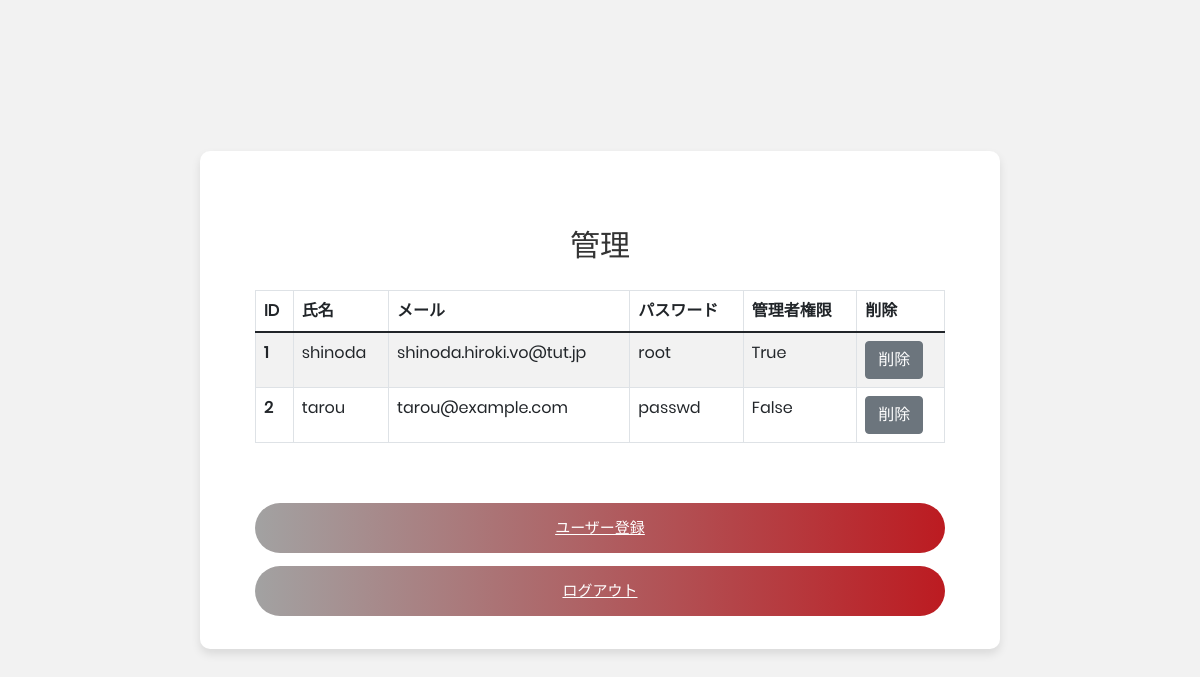
Page /admin_main/ on the earlier database version.
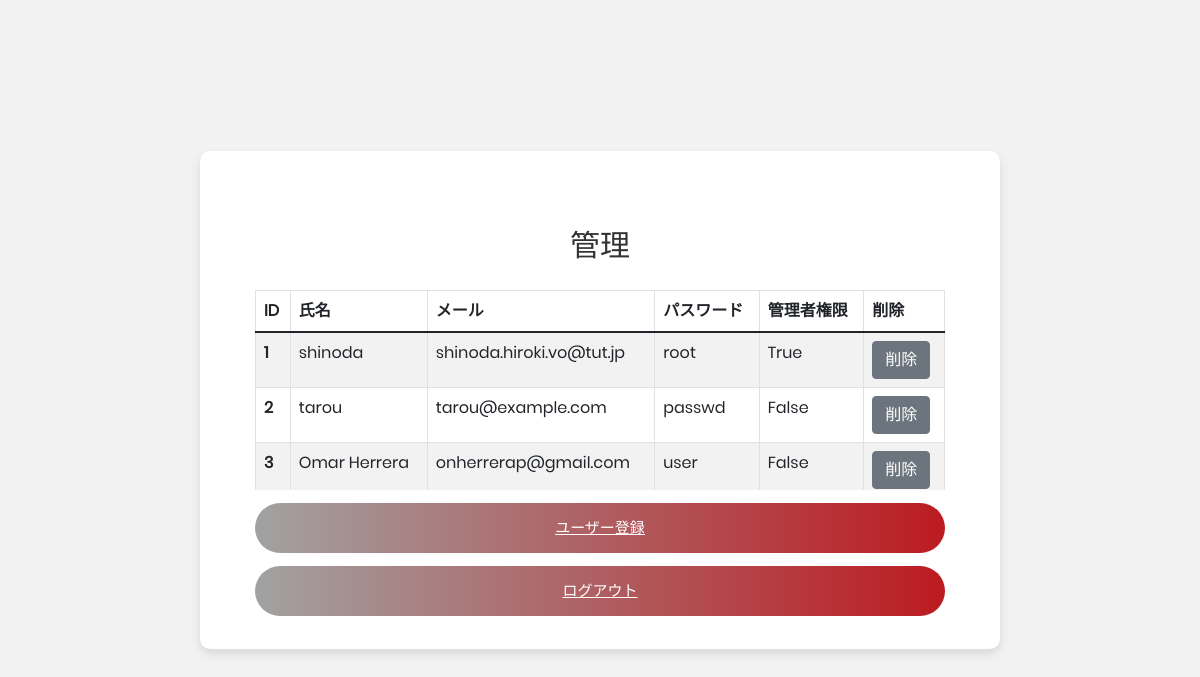
Same page on the later database version.
### models/User.py (models this page shows, shortened)
class User(db.Model):
    __tablename__ = 'users'
    id = db.Column(db.Integer, nullable=False, primary_key=True, autoincrement=True) # 主キー
    name = db.Column(db.String(20), nullable=False)
    email = db.Column(db.String(50), nullable=False)
    passwd = db.Column(db.String(30), nullable=False)
    admin = db.Column(db.Boolean, default=False)
    reserve = db.relationship('Reserve', uselist=True, backref='users',cascade='all, delete-orphan')

### admin_main.py (the view)
@admin_main_bp.route('/')
def admin_main():
    users = User.query.all()
    return render_template('main_admin.html',users=users)

### templates/main_admin.html (shortened to what this page needs)
{% extends "template.html" %}
{% block content %}
	<div class="limiter">
		<div class="container-login100">
			<div class="wrap-login100">
                <span class="login100-form-title p-b-26">
						管理
                </span>
                <div class="table-wrapper-scroll-y my-custom-scrollbar">
                    <table class="table table-bordered table-striped mb-0">
                        <thead>
                        <tr>
                            <th scope="col">ID</th>
                            <th scope="col">氏名</th>
                            <th scope="col">メール</th>
                            <th scope="col">パスワード</th>
                            <th scope="col">管理者権限</th>
                            <th scope="col">削除</th>
                        </tr>
                        </thead>
                        <tbody>
                        {% for user in users %}
                        <tr>
                            <th>{{ user.__dict__['id'] }}</th>
                            <td>{{ user.__dict__['name'] }}</td>
                            <td>{{ user.__dict__['email'] }}</td>
                            <td>{{ user.__dict__['passwd'] }}</td>
                            <td>{{ user.__dict__['admin'] }}</td>
                            <td><button type="button" class="btn btn-secondary" data-bs-toggle="modal" data-bs-target="#myModal{{ user.__dict__['id'] }}">削除</button>
                                </td>
                        </tr>
                        {% endfor %}
                        </tbody>
                    </table>
                </div>
                <div class="container-login100-form-btn">
                    <div class="wrap-login100-form-btn">
                        <div class="login100-form-bgbtn"></div>
                            <a type="button" class="login100-form-btn" href="{{ url_for(('admin_user_add.admin_user_add')) }}">
								ユーザー登録
							</a>
                        </div>
                </div>
                <div class="container-login100-form-btn">
                    <div class="wrap-login100-form-btn">
                        <div class="login100-form-bgbtn"></div>
                            <a type="button" class="login100-form-btn" href="/">
								ログアウト
							</a>
                        </div>
	</div>
    </div>
        </div>
    </div>
{% endblock %}

### templates/template.html (shortened to what this page needs)
<!DOCTYPE html>
<html lang="ja">
<head>
    <link href="https://cdn.jsdelivr.net/npm/bootstrap@5.1.3/dist/css/bootstrap.min.css" rel="stylesheet">
	<link rel="stylesheet" type="text/css" href="{{ url_for('static',filename='fonts/font-awesome-4.7.0/css/font-awesome.min.css') }}">
	<link rel="stylesheet" type="text/css" href="{{ url_for('static',filename='fonts/iconic/css/material-design-iconic-font.min.css') }}">
	<link rel="stylesheet" type="text/css" href="{{ url_for('static',filename='css/util.css') }}">
	<link rel="stylesheet" type="text/css" href="{{ url_for('static',filename='css/main.css') }}">
</head>
<body>
    {% block content %}
    {% endblock %}
</body>
</html>

### static/css/main.css (style rules this page uses)
* { margin: 0px; padding: 0px; box-sizing: border-box; }
body, html { height: 100%; font-family: Poppins-Regular, sans-serif; }
a { font-family: Poppins-Regular; font-size: 14px; line-height: 1.7; color: #666666; margin: 0px; transition: all 0.4s; -webkit-transition: all 0.4s; -o-transition: all 0.4s; -moz-transition: all 0.4s; }
button { outline: none !important; border: none; background: transparent; }
.limiter { width: 100%; margin: 0 auto; }
.container-login100 { width: 100%; min-height: 100vh; display: -webkit-box; display: -webkit-flex; display: -moz-box; display: -ms-flexbox; display: flex; flex-wrap: wrap; justify-content: center; align-items: center; padding: 15px; background: #f2f2f2; }
.wrap-login100 { width: 800px; background: #fff; border-radius: 10px; overflow: hidden; padding: 77px 55px 33px 55px; box-shadow: 0 5px 10px 0px rgba(0, 0, 0, 0.1); -moz-box-shadow: 0 5px 10px 0px rgba(0, 0, 0, 0.1); -webkit-box-shadow: 0 5px 10px 0px rgba(0, 0, 0, 0.1); -o-box-shadow: 0 5px 10px 0px rgba(0, 0, 0, 0.1); -ms-box-shadow: 0 5px 10px 0px rgba(0, 0, 0, 0.1); }
.login100-form-title { display: block; font-family: Poppins-Bold; font-size: 30px; color: #333333; line-height: 1.2; text-align: center; }
.container-login100-form-btn { display: -webkit-box; display: -webkit-flex; display: -moz-box; display: -ms-flexbox; display: flex; flex-wrap: wrap; justify-content: center; padding-top: 13px; }
.wrap-login100-form-btn { width: 100%; display: block; position: relative; z-index: 1; border-radius: 25px; overflow: hidden; margin: 0 auto; }
.login100-form-bgbtn { position: absolute; z-index: -1; width: 300%; height: 100%; background: #1c1c1c; background: -webkit-linear-gradient(right, #a2a2a2, #bc1b21, #a2a2a2, #bc1b21); background: -o-linear-gradient(right, #b3c1ff, #bc1b21, #a2a2a2, #bc1b21); background: -moz-linear-gradient(right, #a2a2a2, #bc1b21, #a2a2a2, #bc1b21); background: linear-gradient(right, #a2a2a2, #bc1b21, #a2a2a2, #bc1b21); top: 0; left: -100%; -webkit-transition: all 0.4s; -o-transition: all 0.4s; -moz-transition: all 0.4s; transition: all 0.4s; }
.login100-form-btn { font-family: Poppins-Medium; font-size: 15px; color: #fff; line-height: 1.2; text-transform: uppercase; display: -webkit-box; display: -webkit-flex; display: -moz-box; display: -ms-flexbox; display: flex; justify-content: center; align-items: center; padding: 0 20px; width: 100%; height: 50px; }
.my-custom-scrollbar { position: relative; height: 200px; overflow: auto; }
.table-wrapper-scroll-y { display: block; }

Differences in the rows shown:
added User: __dict__.id "3", __dict__.name "Omar Herrera", __dict__.email "onherrerap@gmail.com", __dict__.passwd "user", __dict__.admin "False"
